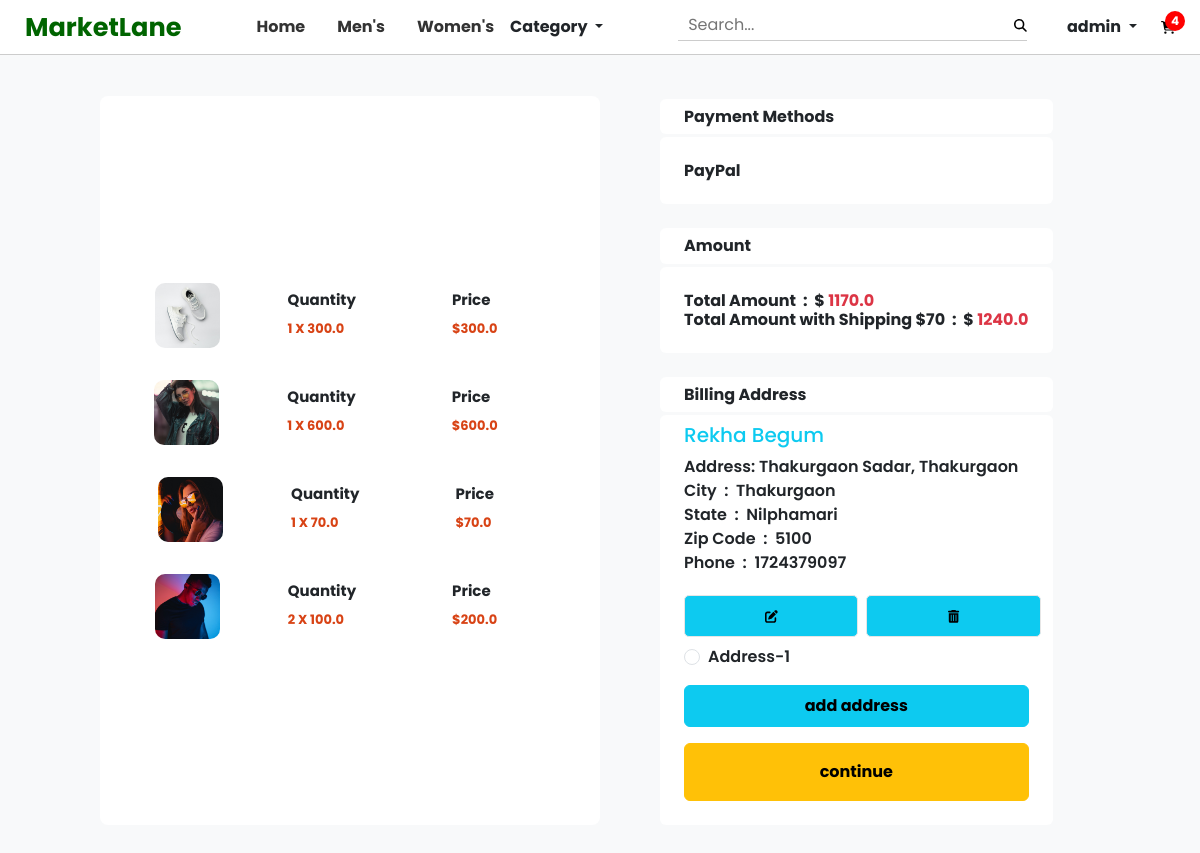
The page /checkout/ (signed in) on the database as committed earlier.
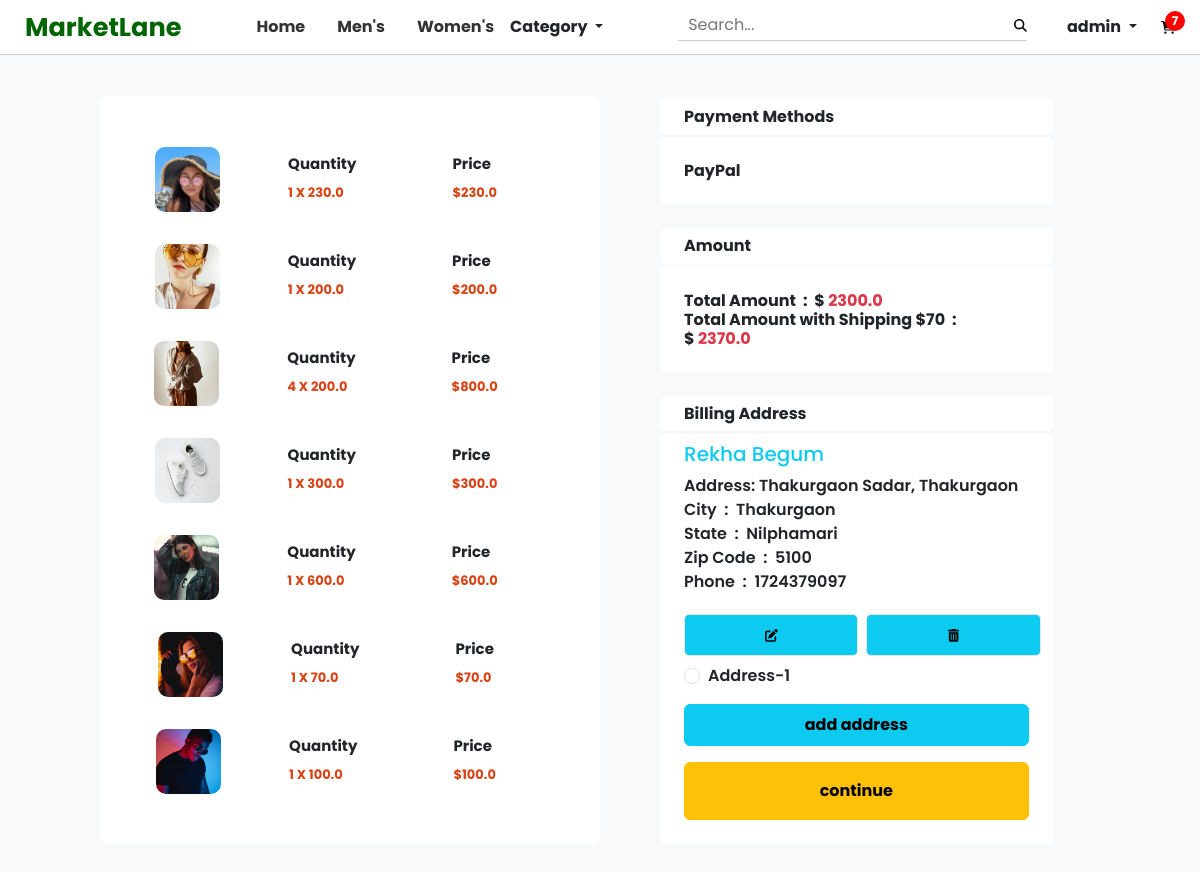
The same page on the database as committed later.
### core/models.py (models this page shows, shortened)
class ProductCart(models.Model):
    user = models.ForeignKey(User, on_delete=models.CASCADE)
    product = models.ForeignKey(Product, on_delete=models.CASCADE)
    quantity = models.PositiveIntegerField(default=1)
    def get_total_cost(self):
        return self.quantity * self.product.selling_price

class Product(models.Model):
    title = models.CharField(max_length=100)
    selling_price = models.FloatField()
    discounted_price = models.FloatField(null=True, blank=True)
    description = models.TextField()
    category = models.CharField(choices=CATEGORY_CHOICES, max_length=2)
    gender = models.CharField(choices=GENDER_CHOICES, max_length=1)
    product_image = models.ImageField(upload_to='product images')

class CustomerAddress(models.Model):
    STATE_CHOICES = [
        ('Rajshahi', (
                ('Bogura', 'Bogura'),
                ('Joypurhat', 'Joypurhat'),
                ('Naogaon', 'Naogaon'),
                ('Natore', 'Natore'),('Chapainawabganj', 'Chapainawabganj'),
                ('Pabna', 'Pabna'),('Rajshahi', 'Rajshahi'),
                ('Sirajganj', 'Sirajganj'),
            )
        ),
        ('Rangpur', (
                ('Dinajpur', 'Dinajpur'),
                ('Gaibandha', 'Gaibandha'),
                ('Kurigram', 'Kurigram'),
                ('Lalmonirhat', 'Lalmonirhat'),
                ('Nilphamari', 'Nilphamari'),('Panchagarh', 'Panchagarh'),
                ('Rangpur', 'Rangpur'),('Thakurgaon', 'Thakurgaon'),
            )
        ),
        ('Sylhet', (
                ('Habiganj', 'Habiganj'),
                ('Maulvibazar', 'Maulvibazar'),
                ('Sunamganj', 'Sunamganj'),('Sylhet', 'Sylhet'),
            )
        ),
        ('Barisal', (
                ('Barguna', 'Barguna'),
                ('Barisal', 'Barisal'),
                ('Bhola', 'Bhola'),
                ('Jhalokati', 'Jhalokati'),
                ('Patuakhali', 'Patuakhali'),
                ('Pirojpur', 'Pirojpur'),
            )
        ),
        ('Chittagong', (
                ('Bandarban', 'Bandarban'),
                ('Brahmanbaria', 'Brahmanbaria'),
                ('Chandpur', 'Chandpur'),
                ('Chittagong', 'Chittagong'),
                ('Comilla', 'Comilla'),
                ('Cox\'s Bazar', 'Cox\'s Bazar'),
                ('Feni', 'Feni'),
                ('Khagrachhari', 'Khagrachhari'),
                ('Lakshmipur', 'Lakshmipur'),
                ('Noakhali', 'Noakhali'),
                ('Rangamati', 'Rangamati'),
            )
        ),
        ('Dhaka', (
                ('Dhaka', 'Dhaka'),
                ('Faridpur', 'Faridpur'),
                ('Gazipur', 'Gazipur'),
                ('Gopalganj', 'Gopalganj'),
                ('Kishoreganj', 'Kishoreganj'),
                ('Madaripur', 'Madaripur'),
                ('Manikganj', 'Manikganj'),
                ('Munshiganj', 'Munshiganj'),
                ('Narayanganj', 'Narayanganj'),
                ('Narsingdi', 'Narsingdi'),
                ('Rajbari', 'Rajbari'),
                ('Shariatpur', 'Shariatpur'),
                ('Tangail', 'Tangail'),
            )
        ),
        ('Khulna', (
                ('Bagerhat', 'Bagerhat'),
                ('Chuadanga', 'Chuadanga'),
                ('Jessore', 'Jessore'),
                ('Jhenaidah', 'Jhenaidah'),
                ('Khulna', 'Khulna'),
                ('Kushtia', 'Kushtia'),
                ('Magura', 'Magura'),
                ('Meherpur', 'Meherpur'),
                ('Narail', 'Narail'),
                ('Satkhira', 'Satkhira'),
            )
        ),
        ('Mymensingh',(
                ('Jamalpur', 'Jamalpur'),
                ('Mymensingh', 'Mymensingh'),
                ('Netrakona', 'Netrakona'),
                ('Sherpur', 'Sherpur'),
            )
        ),
        ('Rajshahi', (
                ('Bogra', 'Bogra'),
                ('Chapainawabganj', 'Chapainawabganj'),
                ('Joypurhat', 'Joypurhat'),
                ('Naogaon', 'Naogaon'),
                ('Natore', 'Natore'),
                ('Pabna', 'Pabna'),
            )
        ),
    ]
    customer = models.ForeignKey(User, on_delete=models.CASCADE)
    name = models.CharField(max_length=100)
    address = models.CharField(max_length=200)
    city = models.CharField(max_length=100)
    state = models.CharField(choices=STATE_CHOICES, max_length=15)
    zip_code = models.CharField(max_length=20)
    phone = models.IntegerField()

### core/views.py (the view)
# urls.py: path('checkout/', views.CheckoutView.as_view(), name='check_out'),
class CheckoutView(LoginRequiredMixin, View):
    login_url = reverse_lazy('user_login')
    def get(self, request, *args, **kwargs):
        cart = len(ProductCart.objects.filter(user=self.request.user))
        carts = ProductCart.objects.filter(user=request.user).order_by('-id')
        address = CustomerAddress.objects.filter(
            customer=request.user).order_by('-id')
        products_total_price = 0.0
        for obj in carts:
            products_total_price = products_total_price + obj.get_total_cost()
        products_total_price_with_shipping_price = products_total_price+70
        context = {
            'carts': carts,
            'address': address,
            'products_total_price': products_total_price,
            'products_total_price_with_shipping_price': products_total_price_with_shipping_price,
            'cart': cart
        }
        return render(request, 'core/check_out.html', context)

### core/templates/core/check_out.html (shortened to what this page needs)
{% extends "core/base.html" %}
{% load static %}
{% block css-link %}
  <link rel="stylesheet" href="{% static 'core/css/check_out.css' %}">
{% endblock css-link %}
{% block body-content %}
  <div class='bg'>
    <div class="container col-lg-10 col-md-12 mt-md-5 pb-5">
      <div class="row">
        <div class="col-lg-6 col-md-7 d-flex flex-column align-items-center justify-content-center bg-white rounded-3 mt-5">
          {% for cart in carts %}
            <div class="product-checkout-banner ">
              <div class="product-image">
                <img src="{{cart.product.product_image.url}}" alt="Product Image">
              </div>
              <div class="product-in">
                <div class="d-flex align-items-baseline">
                  <div class="mx-md-5 mx-3">
                    <h2 class="fm-puff">Quantity</h2>
                    <p class="price">{{cart.quantity}} X {{cart.product.selling_price}}</p>
                  </div>
                  <div class="mx-md-5 mx-3">
                    <h2 class="fm-puff">Price</h2>
                    <p class="price">${{cart.get_total_cost}}</p>
                  </div>
                </div>
              </div>
            </div>
          {% endfor %}
        </div>
          <div class="col-md-5 ms-lg-5 mt-5">
            <h6 class="rounded-2 bg-white py-2 px-4 fw-bold fm-puff ">Payment Methods</h6>
            <h6 class="rounded-2 bg-white py-4 px-4 fw-bold fm-puff mb-4">PayPal</h6>
            <h6 class="rounded-2 bg-white py-2 px-4 fw-bold fm-puff ">Amount</h6>
            <h6 class="rounded-2 bg-white py-4 px-4 fw-bold fm-puff mb-4 d-flex flex-column">
              <p>Total Amount&nbsp : &nbsp$&nbsp<span class="text-danger">{{products_total_price}}</span> </p>
              <p>Total Amount with Shipping $70 &nbsp:&nbsp $&nbsp<span class="text-danger">{{products_total_price_with_shipping_price}}</span> </p>
            </h6>
            <h6 class="rounded-2 bg-white py-2 px-4 fw-bold fm-puff">Billing Address</h6>
            <div class="rounded-2 bg-white py-2 px-4 fw-semibold add-form">
              <form action="/payment/done">
                {% for address in address %}
                <div class="billing-address fm-puff mb-3">
                  <h5 class="text-info">{{address.name|capfirst}}</h5>
                  <div class="d-flex flex-column align-items-start">
                    <p class="">Address: <span>{{address.address}}</span></p>
                    <p class="">City &nbsp:&nbsp {{address.city}}</p>
                    <p class="">State &nbsp:&nbsp {{address.state}}</p>
                    <p class="">Zip Code &nbsp:&nbsp {{address.zip_code}}</p>
                    <p class="">Phone &nbsp:&nbsp {{address.phone}}</p>
                  </div>
                  <div class="address-actions">
                    <a class="btn-icon btn-edit bg-info text-decoration-none"><i class="fas fa-edit"></i></a>
                    <a href="{% url 'customer_address_del' address.id %}" class="btn-icon btn-delete bg-info mx-2 "><i
                        class="fas fa-trash-alt"></i></a>
                  </div>
                  <div class="form-check">
                    <input class="form-check-input" type="radio" name="add_id" id="address-{{forloop.counter}}"
                      value="{{address.id}}" required>
                    <label class="form-check-label" for="address-{{forloop.counter}}">
                      Address-{{forloop.counter}}
                    </label>
                  </div>
                </div>
                {% endfor %}
                <a href="{% url 'customer_address' %}" class="btn btn-info py-2 my-3 d-block fw-bold">add address</a>
                <button type="submit" class="btn btn-warning py-3 my-3 d-block fw-bold fm-puff w-100">continue</button>
              </form>
            </div>
          </div>
      </div>
    </div>
  </div>
{% endblock body-content %}

### core/templates/core/navbar.html (shortened to what this page needs)
<div class="nav" id="navbar">
  <a href="{% url 'home' %}" class="logo">MarketLane</a>
  <div class="nav-a d-flex align-items-center list-unstyled">
    <a href="{% url 'home' %}">Home</a>
    <a href="{% url 'men_products' %}">Men's</a>
    <a href="{% url 'women_porducts' %}">Women's</a>
    <div class="dropdown">
      <a
        class="dropdown-toggle text-decoration-none text-dark"
        href="#"
        role="button"
        data-bs-toggle="dropdown"
        aria-expanded="false"
      >
        Category
      </a>
    </div>
  </div>
  <div class="d-flex align-items-center">
    <div class="search-container">
      <input type="text" placeholder="Search..." />
      <button type="submit"><i class="fa fa-search"></i></button>
    </div>
    <div class="nav-a">
      {% if request.user.is_authenticated %}
      <div class="dropdown mx-4">
        <a
          class="dropdown-toggle text-decoration-none text-dark"
          href="#"
          role="button"
          data-bs-toggle="dropdown"
          aria-expanded="false"
        >
          {{request.user}}
        </a>
      </div>
      {% else %}
      <a href="{% url 'user_registration' %}" class="d-inline mx-3"
        >login/register
      </a>
      {% endif %}
    </div>
    {% if request.user.is_authenticated %}
    <a class="cart-icon" href="{% url 'product_cart' %}">
      <span class="cart-count" id="cart-count">{{cart}}</span>
    </a>
    {% endif %}
  </div>
</div>

Rows that differ between the two databases and show on the page:
added ProductCart: product.product_image (picture), quantity "1", product.selling_price "230.0", get_total_cost "230.0"
added ProductCart: product.product_image (picture), quantity "1", product.selling_price "200.0", get_total_cost "200.0"
added ProductCart: product.product_image (picture), quantity "4", product.selling_price "200.0", get_total_cost "800.0"
changed ProductCart (number 7 of 7 on the later page): quantity "2" → "1"; get_total_cost "200.0" → "100.0"
Other text that changed with them:
{{ cart }}: "4" → "7"
{{ products_total_price }}: "1170.0" → "2300.0"
{{ products_total_price_with_shipping_price }}: "1240.0" → "2370.0"
